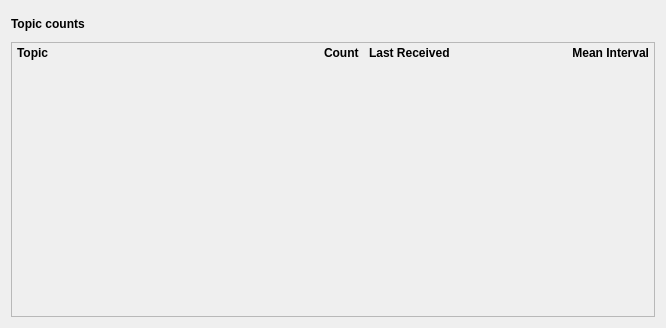
<?xml version="1.0" encoding="UTF-8"?>
<ui version="4.0">
 <class>TopicCounts</class>
 <widget class="QWidget" name="TopicCounts">
  <property name="geometry">
   <rect>
    <x>0</x>
    <y>0</y>
    <width>666</width>
    <height>328</height>
   </rect>
  </property>
  <property name="sizePolicy">
   <sizepolicy hsizetype="MinimumExpanding" vsizetype="Preferred">
    <horstretch>0</horstretch>
    <verstretch>0</verstretch>
   </sizepolicy>
  </property>
  <property name="minimumSize">
   <size>
    <width>370</width>
    <height>0</height>
   </size>
  </property>
  <property name="windowTitle">
   <string>Form</string>
  </property>
  <layout class="QGridLayout" name="gridLayout_4">
   <item row="0" column="0">
    <layout class="QVBoxLayout" name="verticalLayout_2">
     <item>
      <layout class="QHBoxLayout" name="horizontalLayout_2">
       <property name="spacing">
        <number>0</number>
       </property>
       <item>
        <widget class="QLabel" name="label">
         <property name="maximumSize">
          <size>
           <width>16777215</width>
           <height>25</height>
          </size>
         </property>
         <property name="font">
          <font>
           <weight>75</weight>
           <bold>true</bold>
          </font>
         </property>
         <property name="text">
          <string>Topic counts</string>
         </property>
        </widget>
       </item>
       <item>
        <spacer name="horizontalSpacer">
         <property name="orientation">
          <enum>Qt::Horizontal</enum>
         </property>
         <property name="sizeHint" stdset="0">
          <size>
           <width>138</width>
           <height>25</height>
          </size>
         </property>
        </spacer>
       </item>
      </layout>
     </item>
     <item>
      <widget class="QFrame" name="frame_2">
       <property name="frameShape">
        <enum>QFrame::StyledPanel</enum>
       </property>
       <property name="frameShadow">
        <enum>QFrame::Sunken</enum>
       </property>
       <layout class="QGridLayout" name="gridLayout_3">
        <property name="leftMargin">
         <number>0</number>
        </property>
        <property name="topMargin">
         <number>0</number>
        </property>
        <property name="rightMargin">
         <number>0</number>
        </property>
        <property name="bottomMargin">
         <number>0</number>
        </property>
        <property name="spacing">
         <number>0</number>
        </property>
        <item row="0" column="0">
         <widget class="QScrollArea" name="scrollArea">
          <property name="styleSheet">
           <string notr="true"/>
          </property>
          <property name="frameShape">
           <enum>QFrame::NoFrame</enum>
          </property>
          <property name="frameShadow">
           <enum>QFrame::Plain</enum>
          </property>
          <property name="widgetResizable">
           <bool>true</bool>
          </property>
          <widget class="QWidget" name="scrollAreaWidgetContents_2">
           <property name="geometry">
            <rect>
             <x>0</x>
             <y>0</y>
             <width>644</width>
             <height>273</height>
            </rect>
           </property>
           <property name="styleSheet">
            <string notr="true"/>
           </property>
           <layout class="QGridLayout" name="gridLayout_2">
            <property name="leftMargin">
             <number>0</number>
            </property>
            <property name="topMargin">
             <number>0</number>
            </property>
            <property name="rightMargin">
             <number>0</number>
            </property>
            <property name="bottomMargin">
             <number>0</number>
            </property>
            <item row="0" column="0">
             <layout class="QVBoxLayout" name="verticalLayout">
              <property name="spacing">
               <number>0</number>
              </property>
              <property name="leftMargin">
               <number>0</number>
              </property>
              <property name="topMargin">
               <number>0</number>
              </property>
              <property name="rightMargin">
               <number>0</number>
              </property>
              <property name="bottomMargin">
               <number>0</number>
              </property>
              <item>
               <widget class="QFrame" name="frame">
                <property name="frameShape">
                 <enum>QFrame::NoFrame</enum>
                </property>
                <property name="frameShadow">
                 <enum>QFrame::Plain</enum>
                </property>
                <property name="lineWidth">
                 <number>0</number>
                </property>
                <layout class="QGridLayout" name="gridLayout">
                 <property name="leftMargin">
                  <number>0</number>
                 </property>
                 <property name="topMargin">
                  <number>0</number>
                 </property>
                 <property name="rightMargin">
                  <number>0</number>
                 </property>
                 <property name="bottomMargin">
                  <number>0</number>
                 </property>
                 <item row="0" column="0">
                  <layout class="QHBoxLayout" name="horizontalLayout_4">
                   <property name="spacing">
                    <number>0</number>
                   </property>
                   <item>
                    <widget class="QLabel" name="label_2">
                     <property name="minimumSize">
                      <size>
                       <width>150</width>
                       <height>20</height>
                      </size>
                     </property>
                     <property name="maximumSize">
                      <size>
                       <width>800</width>
                       <height>20</height>
                      </size>
                     </property>
                     <property name="font">
                      <font>
                       <weight>75</weight>
                       <bold>true</bold>
                      </font>
                     </property>
                     <property name="text">
                      <string>Topic</string>
                     </property>
                     <property name="alignment">
                      <set>Qt::AlignLeading|Qt::AlignLeft|Qt::AlignVCenter</set>
                     </property>
                     <property name="indent">
                      <number>5</number>
                     </property>
                    </widget>
                   </item>
                   <item>
                    <widget class="QLabel" name="label_3">
                     <property name="minimumSize">
                      <size>
                       <width>50</width>
                       <height>20</height>
                      </size>
                     </property>
                     <property name="maximumSize">
                      <size>
                       <width>50</width>
                       <height>20</height>
                      </size>
                     </property>
                     <property name="font">
                      <font>
                       <weight>75</weight>
                       <bold>true</bold>
                      </font>
                     </property>
                     <property name="text">
                      <string>Count</string>
                     </property>
                     <property name="indent">
                      <number>5</number>
                     </property>
                    </widget>
                   </item>
                   <item>
                    <widget class="QLabel" name="label_4">
                     <property name="minimumSize">
                      <size>
                       <width>180</width>
                       <height>20</height>
                      </size>
                     </property>
                     <property name="maximumSize">
                      <size>
                       <width>180</width>
                       <height>20</height>
                      </size>
                     </property>
                     <property name="font">
                      <font>
                       <weight>75</weight>
                       <bold>true</bold>
                       <kerning>true</kerning>
                      </font>
                     </property>
                     <property name="text">
                      <string>Last Received</string>
                     </property>
                     <property name="alignment">
                      <set>Qt::AlignLeading|Qt::AlignLeft|Qt::AlignVCenter</set>
                     </property>
                    </widget>
                   </item>
                   <item>
                    <widget class="QLabel" name="label_5">
                     <property name="minimumSize">
                      <size>
                       <width>105</width>
                       <height>20</height>
                      </size>
                     </property>
                     <property name="maximumSize">
                      <size>
                       <width>105</width>
                       <height>20</height>
                      </size>
                     </property>
                     <property name="font">
                      <font>
                       <weight>75</weight>
                       <bold>true</bold>
                      </font>
                     </property>
                     <property name="text">
                      <string>Mean Interval</string>
                     </property>
                     <property name="alignment">
                      <set>Qt::AlignRight|Qt::AlignTrailing|Qt::AlignVCenter</set>
                     </property>
                     <property name="indent">
                      <number>5</number>
                     </property>
                    </widget>
                   </item>
                  </layout>
                 </item>
                </layout>
               </widget>
              </item>
              <item>
               <layout class="QVBoxLayout" name="summaryLayout">
                <property name="spacing">
                 <number>0</number>
                </property>
                <property name="leftMargin">
                 <number>0</number>
                </property>
                <property name="bottomMargin">
                 <number>0</number>
                </property>
               </layout>
              </item>
              <item>
               <spacer name="verticalSpacer">
                <property name="orientation">
                 <enum>Qt::Vertical</enum>
                </property>
                <property name="sizeHint" stdset="0">
                 <size>
                  <width>20</width>
                  <height>40</height>
                 </size>
                </property>
               </spacer>
              </item>
             </layout>
            </item>
           </layout>
          </widget>
         </widget>
        </item>
       </layout>
      </widget>
     </item>
    </layout>
   </item>
  </layout>
 </widget>
 <resources/>
 <connections/>
</ui>
